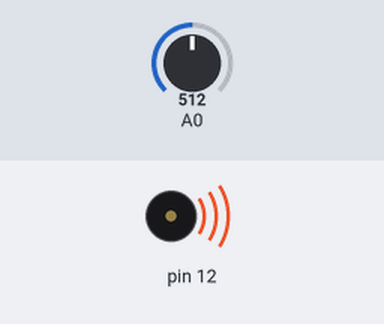
Recording of a sketch running on a simulated Arduino Uno, built with avr-gcc and run on an emulated ATmega328P. Shown: buzzer (waves = sounding). Inputs (shaded band) come from the test bench; at power-on: A0 = 512.

Above: at 0.1 s.
Timing chart, 0 to 1.6 s (numbered marks = the images above):
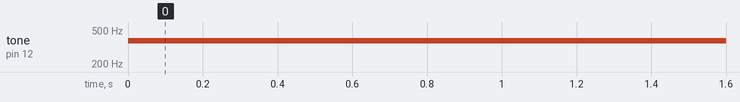

The sketch:

0913_03.ino
```cpp
void setup() {
  pinMode(12,OUTPUT); //부저
  //pinMode(9,OUTPUT);
  Serial.begin(9600);
}

void loop() {
  int cdsV=analogRead(A0); //A0핀의 데이터를 읽음 변수
  //빛릐 값을 낮은 Hz값으로 변환 map();
  //매핑 CDS의 입력값범위 0~1023,부저 출력값 범위 262Hz~484HZ 정도(Hz) -> 옥타브4
  int toneV=map(cdsV,0,1023,262,484);
  //조도값, 초기값, 최대값 -> 바꿀 Hz 초기값, 최대값
  tone(12,toneV);
  delay(500);//0.5초 단위(ms)
}
```

Measured:
- by itself, tone on pin 12: silent → 373 Hz at 0.00 s
